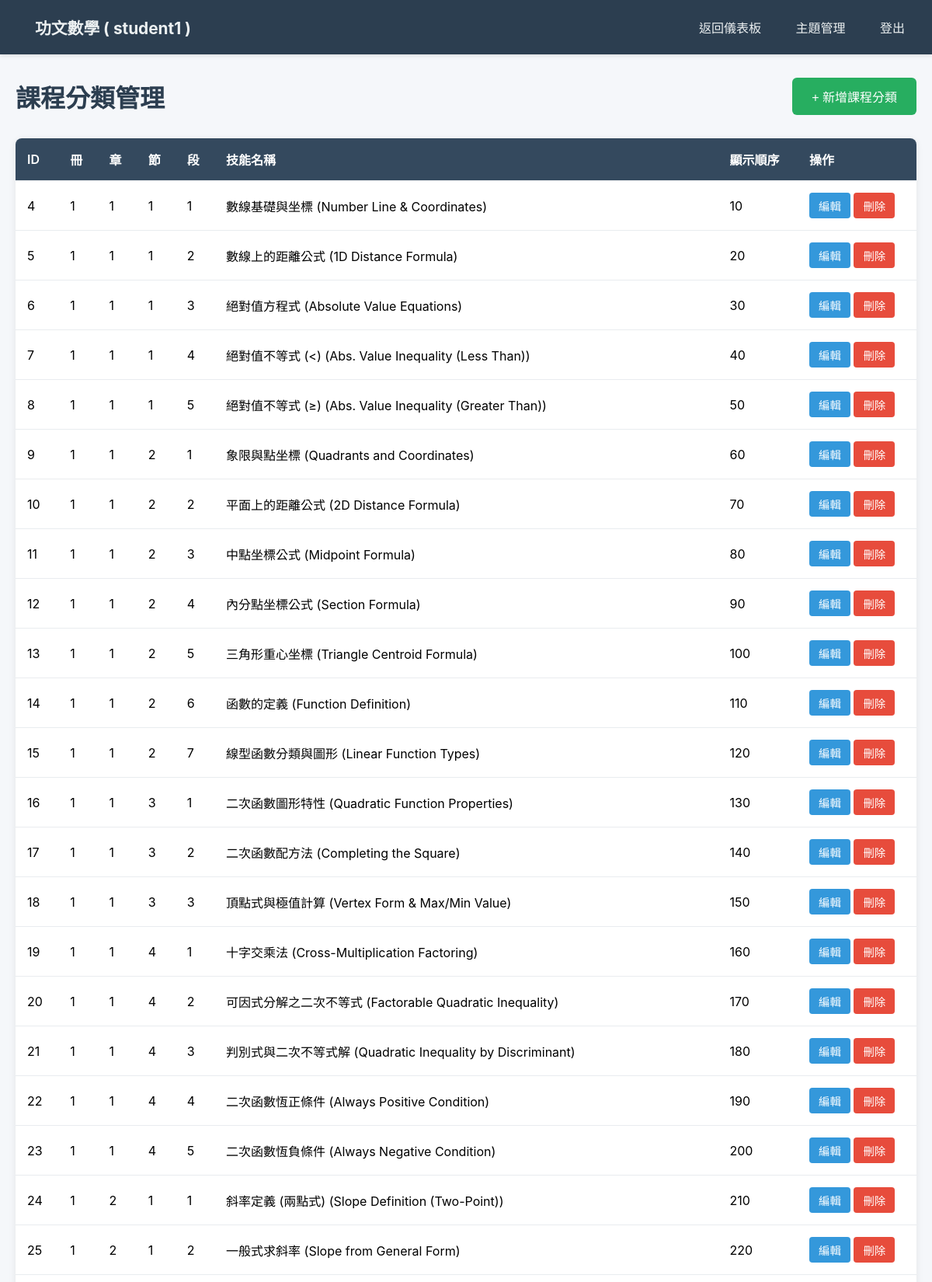
Screenshot of /admin/curriculum (signed in, upper part) with the database file from the repository.
### tables this page shows
CREATE TABLE users (
            id INTEGER PRIMARY KEY AUTOINCREMENT,
            username TEXT UNIQUE NOT NULL,
            password TEXT NOT NULL,
            streak INTEGER DEFAULT 0
        );

CREATE TABLE skill_curriculum (
            id INTEGER PRIMARY KEY AUTOINCREMENT,
            volume INTEGER NOT NULL,
            chapter INTEGER NOT NULL,
            section INTEGER NOT NULL,
            paragraph INTEGER NOT NULL,
            skill_id TEXT NOT NULL,
            display_order INTEGER DEFAULT 0,
            FOREIGN KEY (skill_id) REFERENCES skills_info (skill_id) ON DELETE CASCADE,
            UNIQUE(volume, chapter, section, paragraph, skill_id)
        );

CREATE TABLE skills_info (
            skill_id TEXT PRIMARY KEY,
            skill_en_name TEXT NOT NULL,
            skill_ch_name TEXT NOT NULL,
            description TEXT NOT NULL,
            gemini_prompt TEXT NOT NULL,
            consecutive_correct_required INTEGER DEFAULT 10,
            is_active BOOLEAN DEFAULT TRUE,
            order_index INTEGER DEFAULT 0
        );

### app.py (the view)
@app.route('/admin/curriculum')
@login_required
def admin_curriculum():
    conn = sqlite3.connect('users.db')
    c = conn.cursor()
    c.execute('''
        SELECT skill_id, skill_ch_name, skill_en_name FROM skills_info ORDER BY order_index, skill_id
    ''')
    skills = [{'skill_id': row[0], 'skill_ch_name': row[1], 'skill_en_name': row[2]} for row in c.fetchall()]
    c.execute('''
        SELECT sc.id, sc.volume, sc.chapter, sc.section, sc.paragraph,
               sc.skill_id, sc.display_order, si.skill_ch_name, si.skill_en_name
        FROM skill_curriculum sc
        JOIN skills_info si ON sc.skill_id = si.skill_id
        ORDER BY sc.volume, sc.chapter, sc.section, sc.paragraph, sc.display_order
    ''')
    curriculum_items = [{
        'id': row[0],
        'volume': row[1],
        'chapter': row[2],
        'section': row[3],
        'paragraph': row[4],
        'skill_id': row[5],
        'display_order': row[6],
        'skill_ch_name': row[7],
        'skill_en_name': row[8]
    } for row in c.fetchall()]
    conn.close()
    return render_template('admin_curriculum.html',
                           username=current_user.username,
                           skills=skills,
                           curriculum=curriculum_items)

### app.py (called while the page is built)
@login_manager.user_loader
def load_user(user_id):
    conn = sqlite3.connect('users.db')
    c = conn.cursor()
    c.execute("SELECT id, username FROM users WHERE id = ?", (user_id,))
    row = c.fetchone()
    conn.close()
    if row:
        return User(row[0], row[1])
    return None

### templates/admin_curriculum.html (shortened to what this page needs)
<!DOCTYPE html>
<html lang="zh-Hant">
<head>
</head>
<body>
    <div class="navbar">
        <a href="{{ url_for('dashboard') }}" class="logo">
            功文數學 ( {{ username }} )
        </a>
        <div>
            <a href="{{ url_for('dashboard') }}">返回儀表板</a>
            <a href="{{ url_for('admin_skills') }}">主題管理</a>
            <a href="{{ url_for('logout') }}">登出</a>
        </div>
    </div>
    <div class="container">
        <div class="header">
            <h1>課程分類管理</h1>
            <button class="btn-add" onclick="openAddModal()">+ 新增課程分類</button>
        </div>
        <div class="curriculum-table">
            <table>
                <thead>
                    <tr>
                        <th>ID</th>
                        <th>冊</th>
                        <th>章</th>
                        <th>節</th>
                        <th>段</th>
                        <th>技能名稱</th>
                        <th>顯示順序</th>
                        <th>操作</th>
                    </tr>
                </thead>
                <tbody>
                    {% for item in curriculum %}
                    <tr>
                        <td>{{ item.id }}</td>
                        <td>{{ item.volume }}</td>
                        <td>{{ item.chapter }}</td>
                        <td>{{ item.section }}</td>
                        <td>{{ item.paragraph }}</td>
                        <td>{{ item.skill_ch_name }} ({{ item.skill_en_name }})</td>
                        <td>{{ item.display_order }}</td>
                        <td>
                            <button class="btn btn-edit" onclick="openEditModal({{ item.id }}, {{ item.volume }}, {{ item.chapter }}, {{ item.section }}, {{ item.paragraph }}, '{{ item.skill_id }}', {{ item.display_order }})">
                                編輯
                            </button>
                            <form method="POST" action="{{ url_for('admin_delete_curriculum', curriculum_id=item.id) }}"
                                  style="display: inline;"
                                  onsubmit="return confirm('確定要刪除這個課程分類嗎？');">
                                <button type="submit" class="btn btn-delete">刪除</button>
                            </form>
                        </td>
                    </tr>
                    {% endfor %}
                </tbody>
            </table>
        </div>
    </div>
</body>
</html>

### templates/admin_curriculum.html (style rules this page uses)
* { margin: 0; padding: 0; box-sizing: border-box; }
body { font-family: -apple-system, BlinkMacSystemFont, "Segoe UI", Roboto, Arial, sans-serif; background: #f5f7fa; min-height: 100vh; }
.navbar { background: #2c3e50; color: white; padding: 12px 20px; display: flex; justify-content: space-between; align-items: center; box-shadow: 0 2px 5px rgba(0,0,0,0.1); }
.navbar .logo { font-weight: bold; font-size: 1.3em; }
.navbar a { color: #ecf0f1; text-decoration: none; padding: 8px 15px; border-radius: 4px; transition: background 0.2s; margin-left: 10px; }
.container { max-width: 1400px; margin: 30px auto; padding: 0 20px; }
.header { display: flex; justify-content: space-between; align-items: center; margin-bottom: 30px; }
.header h1 { color: #2c3e50; }
.btn-add { background: #27ae60; color: white; padding: 12px 25px; border: none; border-radius: 6px; cursor: pointer; font-size: 1em; transition: background 0.2s; }
.curriculum-table { background: white; border-radius: 8px; box-shadow: 0 2px 10px rgba(0,0,0,0.08); overflow: hidden; }
table { width: 100%; border-collapse: collapse; }
thead { background: #34495e; color: white; }
th, td { padding: 15px; text-align: left; border-bottom: 1px solid #e9ecef; }
th { font-weight: 600; }
.btn { padding: 6px 12px; border: none; border-radius: 4px; cursor: pointer; font-size: 0.9em; transition: all 0.2s; text-decoration: none; display: inline-block; }
.btn-edit { background: #3498db; color: white; }
.btn-delete { background: #e74c3c; color: white; }

### rows the page displays
users: username "student1"
skill_curriculum: id "4", volume "1", chapter "1", section "1", paragraph "1", skill_ch_name "數線基礎與坐標", skill_en_name "Number Line & Coordinates", display_order "10"
skill_curriculum: id "5", volume "1", chapter "1", section "1", paragraph "2", skill_ch_name "數線上的距離公式", skill_en_name "1D Distance Formula", display_order "20"
skill_curriculum: id "6", volume "1", chapter "1", section "1", paragraph "3", skill_ch_name "絕對值方程式", skill_en_name "Absolute Value Equations", display_order "30"
skill_curriculum: id "7", volume "1", chapter "1", section "1", paragraph "4", skill_ch_name "絕對值不等式 (<)", skill_en_name "Abs. Value Inequality (Less Than)", display_order "40"
skill_curriculum: id "8", volume "1", chapter "1", section "1", paragraph "5", skill_ch_name "絕對值不等式 (≥)", skill_en_name "Abs. Value Inequality (Greater Than)", display_order "50"
skill_curriculum: id "9", volume "1", chapter "1", section "2", paragraph "1", skill_ch_name "象限與點坐標", skill_en_name "Quadrants and Coordinates", display_order "60"
skill_curriculum: id "10", volume "1", chapter "1", section "2", paragraph "2", skill_ch_name "平面上的距離公式", skill_en_name "2D Distance Formula", display_order "70"
skill_curriculum: id "11", volume "1", chapter "1", section "2", paragraph "3", skill_ch_name "中點坐標公式", skill_en_name "Midpoint Formula", display_order "80"
skill_curriculum: id "12", volume "1", chapter "1", section "2", paragraph "4", skill_ch_name "內分點坐標公式", skill_en_name "Section Formula", display_order "90"
skill_curriculum: id "13", volume "1", chapter "1", section "2", paragraph "5", skill_ch_name "三角形重心坐標", skill_en_name "Triangle Centroid Formula", display_order "100"
skill_curriculum: id "14", volume "1", chapter "1", section "2", paragraph "6", skill_ch_name "函數的定義", skill_en_name "Function Definition", display_order "110"
skill_curriculum: id "15", volume "1", chapter "1", section "2", paragraph "7", skill_ch_name "線型函數分類與圖形", skill_en_name "Linear Function Types", display_order "120"
skill_curriculum: id "16", volume "1", chapter "1", section "3", paragraph "1", skill_ch_name "二次函數圖形特性", skill_en_name "Quadratic Function Properties", display_order "130"
skill_curriculum: id "17", volume "1", chapter "1", section "3", paragraph "2", skill_ch_name "二次函數配方法", skill_en_name "Completing the Square", display_order "140"
skill_curriculum: id "18", volume "1", chapter "1", section "3", paragraph "3", skill_ch_name "頂點式與極值計算", skill_en_name "Vertex Form & Max/Min Value", display_order "150"
skill_curriculum: id "19", volume "1", chapter "1", section "4", paragraph "1", skill_ch_name "十字交乘法", skill_en_name "Cross-Multiplication Factoring", display_order "160"
skill_curriculum: id "20", volume "1", chapter "1", section "4", paragraph "2", skill_ch_name "可因式分解之二次不等式", skill_en_name "Factorable Quadratic Inequality", display_order "170"
skill_curriculum: id "21", volume "1", chapter "1", section "4", paragraph "3", skill_ch_name "判別式與二次不等式解", skill_en_name "Quadratic Inequality by Discriminant", display_order "180"
skill_curriculum: id "22", volume "1", chapter "1", section "4", paragraph "4", skill_ch_name "二次函數恆正條件", skill_en_name "Always Positive Condition", display_order "190"
skill_curriculum: id "23", volume "1", chapter "1", section "4", paragraph "5", skill_ch_name "二次函數恆負條件", skill_en_name "Always Negative Condition", display_order "200"
skill_curriculum: id "24", volume "1", chapter "2", section "1", paragraph "1", skill_ch_name "斜率定義 (兩點式)", skill_en_name "Slope Definition (Two-Point)", display_order "210"
skill_curriculum: id "25", volume "1", chapter "2", section "1", paragraph "2", skill_ch_name "一般式求斜率", skill_en_name "Slope from General Form", display_order "220"
